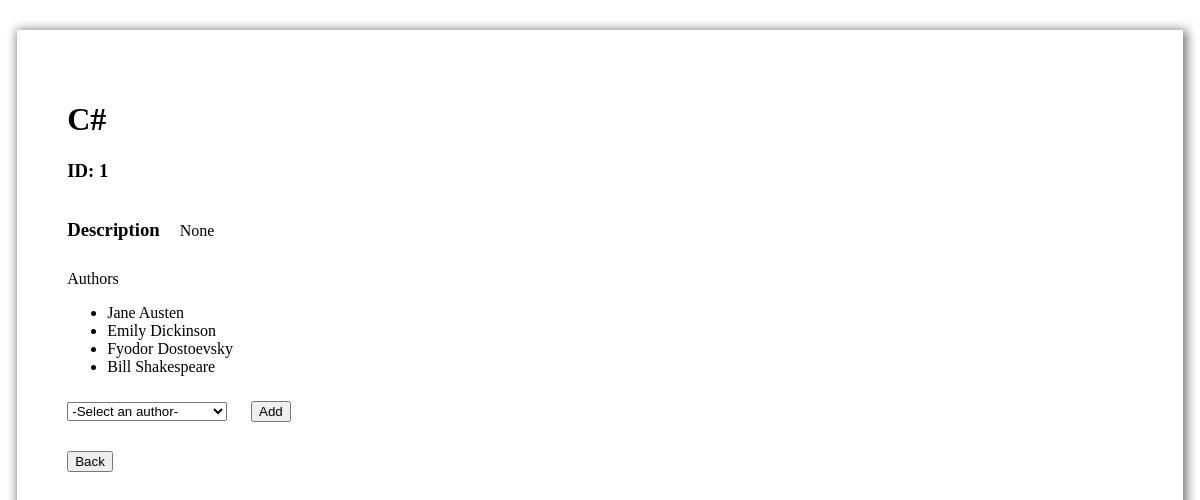
Screenshot of /books/1 with the database file from the repository.
### books_authors_app/models.py (models this page shows)
class Book(models.Model):
    title = models.CharField(max_length=30)
    desc = models.TextField(null=True)
    created_at = models.DateTimeField(auto_now_add=True)
    updated_at = models.DateTimeField(auto_now=True)

class Author(models.Model):
    first_name = models.CharField(max_length=30)
    last_name = models.CharField(max_length=30)
    books = models.ManyToManyField (Book, related_name="authors")
    notes = models.TextField(null=True)
    created_at = models.DateTimeField(auto_now_add=True)
    update_at = models.DateTimeField(auto_now=True)

### books_authors_app/views.py (the view)
# urls.py: path('books/<num>', views.viewBook),
def viewBook(request, num):
    key = int(num)
    print(key)
    context = {
        'book': Book.objects.get(id=key).authors.all(),
        'viewbook': Book.objects.get(id=key),
        'Authors': Author.objects.all(),
    }
    return render(request, 'view.html', context)

### books_authors_app/templates/view.html (shortened to what this page needs)
<!DOCTYPE html>
<html lang="en">
<head>
    {% load static %}
    <link rel="stylesheet" type="text/css" href="{% static 'viewer.css' %}">
</head>
<body>
    <div id="ViewBox">
        <h1>{{ viewbook.title }}</h1>
        <div class="content">
            <h3>ID: {{ viewbook.id }}</h3>
            <div class="text">
                <h3>Description</h3> <p>{{ viewbook.desc }}</p>
            </div>
            <div class="authorList">
                <label>Authors</label>
                <ul>
                    {% for guy in book %}
                    <li>{{ guy.first_name }} {{ guy.last_name }}</li>
                    {% endfor %}
                </ul>
            </div>
            <form action="add/authorToBook/{{ viewbook.id }}" method="POST">
                <select name="alist" id="alist">
                    <option value="" disabled selected>-Select an author-</option>
                </select>
                <button type="submit">Add</button>
            </form>
            <form action="/">
                <button type="submit">Back</button>
            </form>
        </div>
    </div>
</body>
</html>

### books_authors_app/static/viewer.css (style rules this page uses)
#ViewBox { width: 90%; height: 100%; justify-content: space-between; margin: 30px auto; padding: 50px; box-shadow: 2px 2px 10px 2px rgb(116, 116, 116); }
.text { display: flex; }
.text h3 { margin-right: 20px; padding-bottom: 10px; }
.text p { padding-top: 5px; }
select { width: 15%; margin: 10px 20px 30px 0px; }

### rows the page displays
Book: title "C#", id "1", desc "None"
Author: first_name "Jane", last_name "Austen"
Author: first_name "Emily", last_name "Dickinson"
Author: first_name "Fyodor", last_name "Dostoevsky"
Author: first_name "Bill", last_name "Shakespeare"
